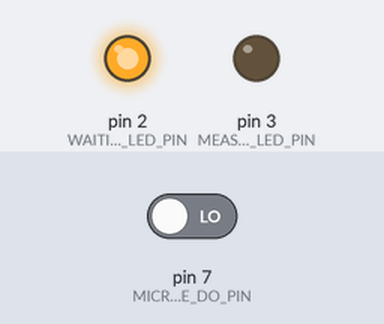
Bench run of a sketch on a simulated Arduino Uno, built with avr-gcc and run on an emulated ATmega328P. Parts: output pins drawn as LEDs (lit = HIGH). The test bench sets the inputs (shaded band); at power-on: pin 7 (MICROPHONE_DO_PIN) LOW. The local clock reads 2024-03-15 10:24:30 at power-on unless the sketch sets it; storage starts empty.

Above: at 0.1 s.
At 5.1 s:
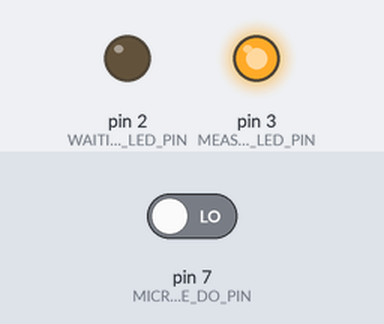
Timing chart, 0 to 6.6 s (numbered marks = the images above):
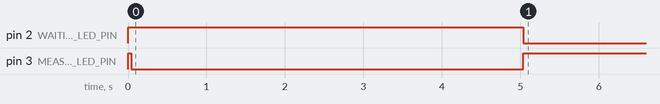

Measured:
- by itself, pin 2 (WAITING_LED_PIN): HIGH → LOW at 5.0 s
- by itself, pin 3 (MEASURE_LED_PIN): HIGH → LOW at 0.04 s, → HIGH 5.0 s later

The sketch:

detection_firmware.ino
```cpp
/*
 * Author: Anton Heitz, 2020
 *
 * A Piece of software to read and save information regarding noise-signals
 *
 */

// include all modules
#include "constants.h"
#include "variables.h"
#include "serialcom.h"
#include "timecontrol.h"
#include "datasave.h"
#include "measureOperations.h"

void setup() {
  // set up status LEDs
  pinMode(WAITING_LED_PIN, OUTPUT);
  pinMode(MEASURE_LED_PIN, OUTPUT);

  // turn both leds on
  waitingLedOn();
  measuringLedOn();

  // initial calculations
  DELAY_BETWEEN_MEASURES_MILLIS = (long) SECONDS_BETWEEN_MEASUREMENTS * 1000;

  // begin serial
  serial_init();

  // init rtc module
  rtc_init();

  // init sound module
  microphone_init();

  // init SD card
  sd_file_init();

  // turn measure off
  measuringLedOff();

  // wait 5 sec
  delay(5000);
}

void loop() {
  // sign measure at status leds
  measuringLedOn();
  waitingLedOff();

  // measure and log frequency
  measure_frequency();

  // sign waiting at status leds
  waitingLedOn();
  measuringLedOff();

  // wait for defined amount of seconds
  logSerialLineln("Waiting for " + String(SECONDS_BETWEEN_MEASUREMENTS) + " Seconds...");
  delay(DELAY_BETWEEN_MEASURES_MILLIS);
}

void waitingLedOn() {
  digitalWrite(WAITING_LED_PIN, HIGH);
}

void waitingLedOff() {
  digitalWrite(WAITING_LED_PIN, LOW);
}

void measuringLedOn() {
  digitalWrite(MEASURE_LED_PIN, HIGH);
}

void measuringLedOff() {
  digitalWrite(MEASURE_LED_PIN, LOW);
}
```

constants.h
```cpp
/*
 * Constatnts to be initialized at the begin
 */

// debug mode enables Serial Connection, not to be used with powerbank
const boolean DEBUG_MODE = false;

// General
const int SERIAL_BAUD_RATE = 9600;
const String SD_DATAFILE_NAME = "data.txt";
const int SECONDS_BETWEEN_MEASUREMENTS = 240;
const int SECONDS_FOR_MEASUREMENT = 360;
const int MAX_HZ = 10;

// PINS Arduino Uno

/*
 * Sign lED pins
 *
 * Measuring - 2
 * Waiting - 3
 */

const int MEASURE_LED_PIN = 3;
const int WAITING_LED_PIN = 2;

/*
 * Microphone Pins
 *
 * Digital out (DO) - Pin 7
 */
const int MICROPHONE_DO_PIN = 7;

/*
 * SD CARD PINS
 *
 * MOSI - Digital 11
 * MISO - Digital 12
 * SCK - Digital 13
 * CS - Digital 10
 */
const int SD_PIN_CS = 10;

/*
 * DS3231 Pins
 *
 * SDA pin - Analog 4
 * SCL pin - Analog 5
 */
```

datasave.h
```cpp
/*
 * All the data saving mechanics
 */

// import librarys
#include <SD.h>
#include <SPI.h>

File DATAFILE;

void sd_file_init() {
  logSerialLineln("Initializing SD Card...");

  // set pin mode as output
  pinMode(SD_PIN_CS, OUTPUT);

  // Initialize SD card
  if (SD.begin()) {
    logSerialLineln("SD Card ready to use!");
  } else {
    logSerialLineln("ERROR: SD Card couldn't be initialized!");
    return;
  }

  // Check if file exists, if not initialize with headers
  if (SD.exists(SD_DATAFILE_NAME)) {
    logSerialLineln("File " + SD_DATAFILE_NAME + " was found on the SD Card!");
  } else {
    logSerialLineln("Didn't find " + SD_DATAFILE_NAME + ", initializing file...");

    logSerialLineln("Opening datafile...");
    DATAFILE = SD.open(SD_DATAFILE_NAME, FILE_WRITE);

    // check if file got opened
    if (DATAFILE) {
      // write to datafile
      logSerialLineln("Writing line of data to datafile...");
      DATAFILE.println("timestamp,frequency,countedHits");
      DATAFILE.close();
      logSerialLineln("Writing line of data was successful!");
    } else {
      // error message when dile got error while opening
      logSerialLineln("ERROR: Opening Datafile returned an error!");
    }
  }
}

void sd_write_to_datafile(String dataline) {
  // create or open File
  logSerialLineln("Opening datafile...");
  DATAFILE = SD.open(SD_DATAFILE_NAME, FILE_WRITE);

  // check if file got opened
  if (DATAFILE) {
    // write to datafile
    logSerialLineln("Writing line of data to datafile...");
    DATAFILE.println(dataline);
    DATAFILE.close();
    logSerialLineln("Writing line of data was successful!");
  } else {
    // error message when dile got error while opening
    logSerialLineln("ERROR: Opening Datafile returned an error!");
  }
}

void log_data(float count, int hitCounter) {
  DATASTRING = String(rtc_get_current_time()) + "," + String(count) + "," + String(hitCounter);
  sd_write_to_datafile(DATASTRING);
}
```

measureOperations.h
```cpp
/*
 * Module for the sound counting operation
 */

void microphone_init() {
  pinMode(MICROPHONE_DO_PIN, INPUT);

  // calculate delay of counter
  COUNTER_DELAY_MILLIS = 1000 / MAX_HZ;
}

float measure_frequency() {
  logSerialLine("Starting measurement for ");
  logSerialLine(String(SECONDS_FOR_MEASUREMENT));
  logSerialLineln(" Seconds...");

  // reset impulse counter
  IMPULSE_COUNTER = 0;

  // get exit system millis (not rtc, not needed here)
  EXIT_MILLIS = millis() + ((long) SECONDS_FOR_MEASUREMENT * 1000);

  // run loop for the amount of seconds defined
  while (EXIT_MILLIS >= millis()) {
    int activ = digitalRead(MICROPHONE_DO_PIN);
    if (activ) {
      IMPULSE_COUNTER = IMPULSE_COUNTER + 1;
      logSerialLine("HIT: ");
      logSerialLineln(String(IMPULSE_COUNTER));

      // wait depending on max hertz to prevent multiple-counting of one impulse
      delay(COUNTER_DELAY_MILLIS);
    }
  }

  // calculate Frequency (per second)
  BUBBLE_FREQUENCY = (float) IMPULSE_COUNTER / (float) SECONDS_FOR_MEASUREMENT;

  logSerialLine("Measured frequency: ");
  logSerialLine(String(BUBBLE_FREQUENCY));
  logSerialLineln(" HZ");

  // return Frequency
  log_data(BUBBLE_FREQUENCY, IMPULSE_COUNTER);
}
```

serialcom.h
```cpp
/*
 * The library for serial communication
 */

void serial_init() {
  if (DEBUG_MODE) {
    Serial.begin(SERIAL_BAUD_RATE);
  }
}

void logSerialLine(String data) {
  if (DEBUG_MODE) {
    Serial.print(data);
  }
}

void logSerialLineln(String data) {
  if (DEBUG_MODE) {
    Serial.println(data);
  }
}
```

timecontrol.h
```cpp
/*
 * Module to control the time functions
 *
 * library used:
 * http://www.rinkydinkelectronics.com/library.php?id=73
 */

// include all librarys
#include <DS3231.h>

// initialize the hardware interface
DS3231 rtc(SDA, SCL);

void rtc_init() {
  // Initialize the rtc object
  logSerialLineln("Initializing the RTC...");
  rtc.begin();
  logSerialLineln("Current time: " + String(rtc.getDateStr()) + " " + String(rtc.getTimeStr()));
}

long rtc_get_current_time() {
  // return unix time stamp
  return rtc.getUnixTime(rtc.getTime());
}
```

variables.h
```cpp
/*
 * initializing all variables
 */

// General
String SERIAL_COMMAND_LINE = "";
String DATASTRING = "";
long EXIT_MILLIS = 0;
int IMPULSE_COUNTER = 0;
float BUBBLE_FREQUENCY = 0;
long COUNTER_DELAY_MILLIS = 0;
long DELAY_BETWEEN_MEASURES_MILLIS = 0;
```
